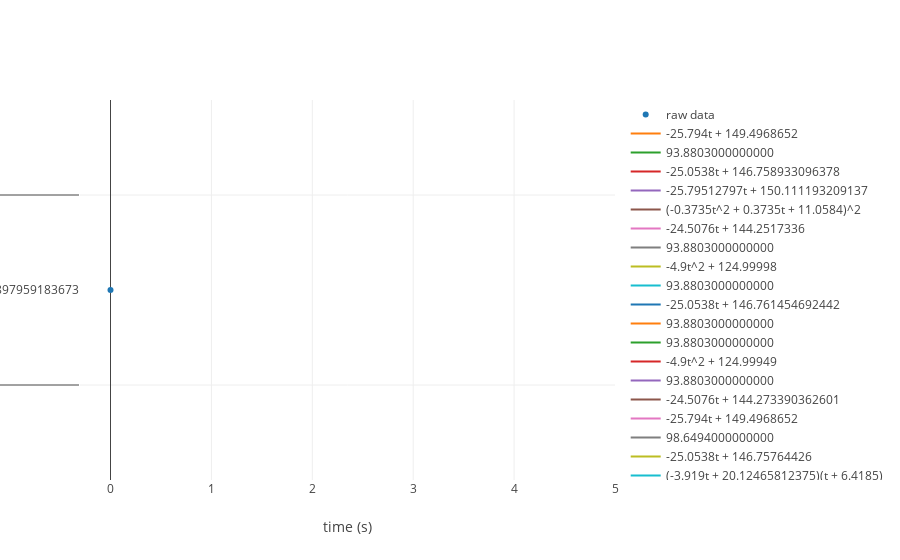

Notebook code for this chart:
### Markdown cell above
### Letting it evolve

### Code cell
gp_pop.evolve(n_generations=500)  
#print(gp_pop)  
print("Best Individual:")
gp_pop.print_best_individual()
iplot(gp_pop.plotly())
